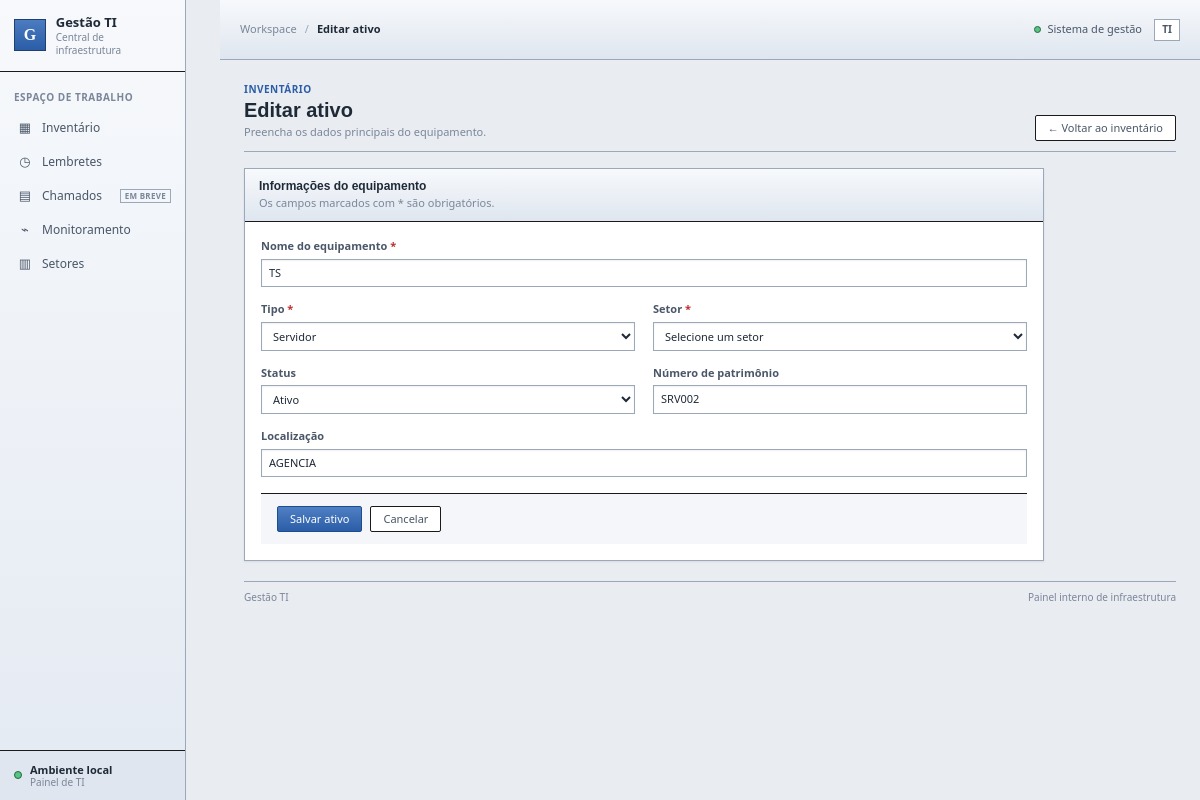
/ativo/1/editar, run on the app's committed database.
### database/models.py (models this page shows)
class Ativo(db.Model):
    __tablename__ = 'ativos'
    id = db.Column(db.Integer, primary_key=True)
    nome = db.Column(db.String(150), nullable=False)
    tipo = db.Column(db.String(50), nullable=False)
    patrimonio = db.Column(db.String(50))
    localizacao = db.Column(db.String(150))
    status = db.Column(db.String(30), default='Ativo')
    observacoes = db.Column(db.Text, default='')
    criado_em = db.Column(db.DateTime, default=agora)
    setor_id = db.Column(db.Integer, db.ForeignKey('setores.id'), index=True)
    configuracoes = db.relationship(
        'Configuracao', backref='ativo', lazy=True, cascade='all, delete-orphan'
    )

### services/ativo_services.py (the view, shortened to what this page needs)
def editar_ativo(ativo_id):
    ativo = db.get_or_404(Ativo, ativo_id)
    atual = {c: getattr(ativo, c) for c in ('nome', 'tipo', 'status', 'setor_id', 'patrimonio', 'localizacao')}
    return _render_form(ativo, atual)

### services/ativo_services.py (called while the page is built)
def _render_form(ativo, dados, erro=None):
    setores = Setor.query.order_by(Setor.nome).all()
    return render_template(
        'form_ativo.html', ativo=ativo, dados=dados, erro=erro,
        tipos=TIPOS_ATIVO, status_opcoes=STATUS_ATIVO, setores=setores,
    )

### templates/form_ativo.html (shortened to what this page needs)
{% extends "base.html" %}
{% block breadcrumb %}{{ 'Editar ativo' if ativo else 'Novo ativo' }}{% endblock %}
{% block content %}
<section class="page-heading">
    <div><div class="eyebrow">INVENTÁRIO</div><h1>{{ 'Editar ativo' if ativo else 'Cadastrar ativo' }}</h1><p class="page-description">Preencha os dados principais do equipamento.</p></div>
    <a href="{{ url_for('index') }}" class="btn btn-ghost">← Voltar ao inventário</a>
</section>
<section class="panel form-panel">
    <div class="panel-header"><div><h2>Informações do equipamento</h2><p>Os campos marcados com * são obrigatórios.</p></div></div>
    <form method="POST" class="form form-grid">
        <label class="field field-full"><span>Nome do equipamento <b>*</b></span><input type="text" name="nome" value="{{ dados.get('nome') or '' }}" placeholder="Ex.: PC Secretaria 01" required maxlength="150"></label>
        <label class="field"><span>Tipo <b>*</b></span><select name="tipo" required><option value="">Selecione um tipo</option>{% for tipo in tipos %}<option value="{{ tipo }}" {% if dados.get('tipo') == tipo %}selected{% endif %}>{{ tipo }}</option>{% endfor %}</select></label>
        <label class="field"><span>Setor <b>*</b></span>
            <select name="setor_id" required>
                <option value="">{{ 'Selecione um setor' if setores else 'Nenhum setor cadastrado' }}</option>
            </select>
        </label>
        <label class="field"><span>Status</span><select name="status">{% for s in status_opcoes %}<option value="{{ s }}" {% if (dados.get('status') or 'Ativo') == s %}selected{% endif %}>{{ s }}</option>{% endfor %}</select></label>
        <label class="field"><span>Número de patrimônio</span><input type="text" name="patrimonio" value="{{ dados.get('patrimonio') or '' }}" placeholder="Ex.: NC-PC001"></label>
        <label class="field field-full"><span>Localização</span><input type="text" name="localizacao" value="{{ dados.get('localizacao') or '' }}" placeholder="Ex.: Sala 03"></label>
        <div class="form-actions field-full"><button type="submit" class="btn btn-primary">Salvar ativo</button><a href="{{ url_for('index') }}" class="btn btn-ghost">Cancelar</a></div>
    </form>
</section>
{% endblock %}

### static/css/style.css (style rules this page uses)
:root { color-scheme: light; --bg: #e9edf2; --surface: #ffffff; --surface-raised: #f4f6f9; --surface-hover: #e8eef6; --header: #dfe6ef; --border: #1a1a1b; --border-strong: #9aa8ba; --text: #1f2a37; --text-soft: #4a5768; --text-muted: #7a8699; --accent: #2b5ea7; --accent-hover: #1f4c8c; --accent-bg: #dce8f7; --green: #2e7d4f; --green-bg: #e3f2e9; --amber: #9a6a00; --amber-bg: #fdf1d6; --red: #bd2c2c; --red-bg: #f9e4e4; --radius: 2px; --radius-sm: 2px; --shadow: 0 1px 2px rgba(0, 0, 0, .08); }
* { box-sizing: border-box; }
html { min-width: 320px; background: var(--bg); }
body { margin: 0; color: var(--text); background: var(--bg); font-family: Tahoma, Verdana, 'Segoe UI', Arial, sans-serif; font-size: 12px; line-height: 1.5; }
a { color: var(--accent); text-decoration: none; }
button, input, textarea, select { font: inherit; }
.nav-label, .eyebrow { color: var(--text-muted); font-size: 10px; font-weight: bold; letter-spacing: .5px; text-transform: uppercase; }
.page-heading { display: flex; align-items: flex-end; justify-content: space-between; gap: 20px; margin-bottom: 16px; padding-bottom: 10px; border-bottom: 1px solid var(--border-strong); }
.eyebrow { margin-bottom: 2px; color: var(--accent); }
h1, h2, p { margin-top: 0; }
h1 { margin-bottom: 2px; color: var(--text); font: bold 20px Tahoma, Verdana, sans-serif; }
h2 { margin-bottom: 2px; color: var(--text); font: bold 12px Tahoma, Verdana, sans-serif; }
.page-description, .panel-header p { margin: 0; color: var(--text-muted); font-size: 11px; }
.btn { min-height: 26px; display: inline-flex; align-items: center; justify-content: center; gap: 6px; padding: 4px 12px; border: 1px solid var(--border-strong); border-radius: var(--radius); cursor: pointer; background: linear-gradient(#ffffff, #e6ebf2); color: var(--text); font-size: 11px; line-height: 1.2; white-space: nowrap; text-decoration: none; }
.btn-primary { background: linear-gradient(#4f7fc4, #2b5ea7); border-color: #1f4c8c; color: #fff; }
.btn-ghost { background: var(--surface); border-color: var(--border); color: var(--text-soft); }
.panel { min-width: 0; border: 1px solid var(--border-strong); background: var(--surface); box-shadow: var(--shadow); overflow: hidden; }
.panel-header { display: flex; align-items: center; justify-content: space-between; gap: 14px; padding: 10px 14px; border-bottom: 1px solid var(--border); background: linear-gradient(#f7f9fc, var(--header)); }
.form-panel { max-width: 800px; }
.form { display: flex; flex-direction: column; gap: 12px; }
.form-grid { display: grid; grid-template-columns: repeat(2, minmax(0, 1fr)); gap: 14px 18px; padding: 16px; }
.field { min-width: 0; display: flex; flex-direction: column; gap: 4px; }
.field > span { color: var(--text-soft); font-size: 11px; font-weight: bold; }
.field > span b { color: var(--red); }
.field input, .field select, .field textarea, .form input, .form select, .form textarea { width: 100%; min-width: 0; padding: 5px 7px; border: 1px solid var(--border-strong); border-radius: 0; outline: none; background: #fff; color: var(--text); font-size: 11px; box-shadow: inset 0 1px 2px rgba(0,0,0,.06); }
.field input::placeholder, .field textarea::placeholder, .form input::placeholder, .form textarea::placeholder { color: #9aa5b5; }
.field-full { grid-column: 1 / -1; }
.form-actions { display: flex; align-items: center; gap: 8px; margin-top: 2px; padding: 12px 16px; border-top: 1px solid var(--border); background: var(--surface-raised); }

### data on the page
Ativo: nome "TS", tipo "Servidor", status "Ativo", patrimonio "SRV002", localizacao "AGENCIA"

### other printed values
{{ 'Editar ativo' if ativo else 'Novo ativo' }} "Editar ativo"
{{ 'Editar ativo' if ativo else 'Cadastrar ativo' }} "Editar ativo"
form field setor_id "Selecione um setor"
